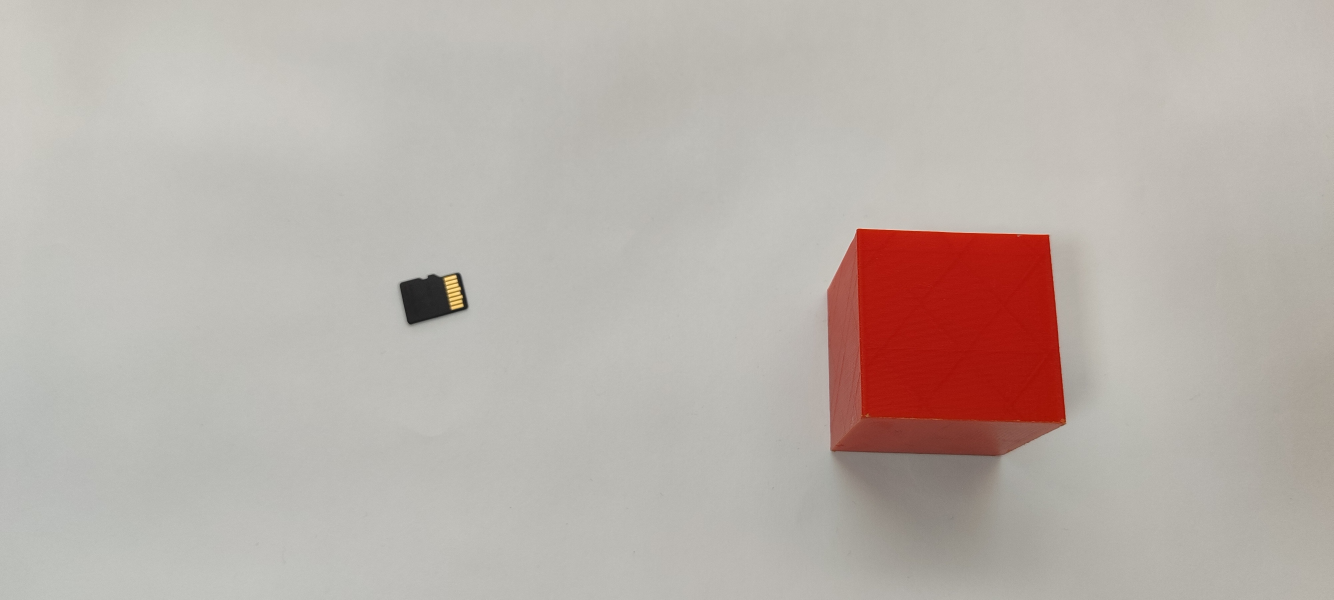
#> input picture 1/task2/images/IMG_20240823_174118.jpg, 4000 x 1800 px (shown at 1/3 size)
$ python -i eval.py   (imports and definitions only)
#> lines starting #> are read from the running program, lines starting #| are printed output that depends on the picture; after the words box and inside, x2 and y2 are one past the last pixel; in counts of white or black regions, pixels touching at a corner belong together
#> further down, picture is the input picture: shape (1800, 4000, 3); mean B, G, R 170.5, 176.5, 186.2
# -*- coding: utf-8 -*-
import cv2 as cv
import numpy as np
# TODO: Допишите импорт библиотек, которые собираетесь использовать

def f(x: int) -> int:
    if x > 255:
        return 255
    elif x < 0:
        return 0
    else:
        return x

def predict_ability_capture(img) -> bool:
    """
        Функция для определения возможности захватить груз.

        Входные данные: изображение (bgr), прочитано cv2.imread
        Выходные данные: True или False, в завимости от того, можно поместить объект в захват или нет

        Примеры вывода:
            True
            False
    """
    img = cv.resize(img, None ,fx=0.5, fy=0.5)

    # маска на широкий диапазон красного
    hsv_image = cv.cvtColor(img, cv.COLOR_BGR2HSV)
#> hsv_image: shape (900, 2000, 3); mean H, S, V 22.4, 23.3, 186.5
    lower_red = np.array([0, 100, 100])
    upper_red = np.array([10, 255, 255])
    mask = cv.inRange(hsv_image, lower_red, upper_red)
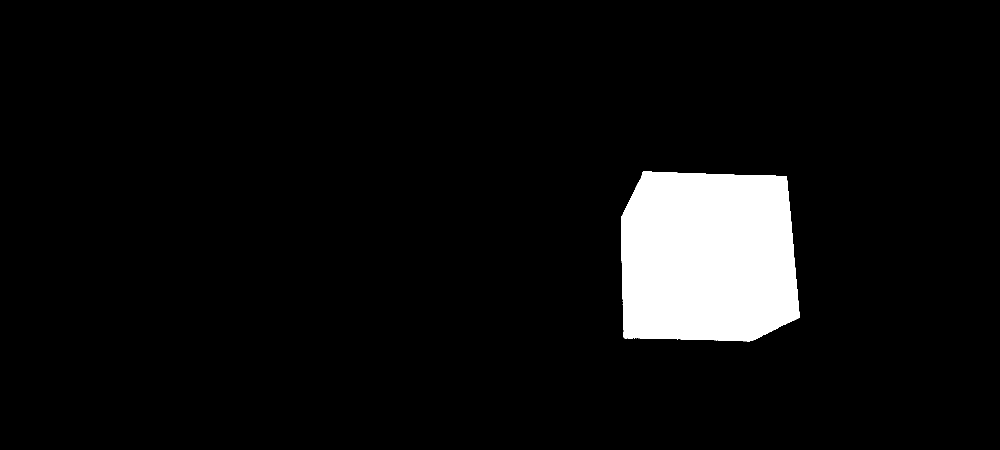
#> mask: shape (900, 2000) (shown at 1/2 size); 6.1% white; 1 white region
    # cv.imshow("mask_red", mask)

    # поиск контура куба
    contours, hierarchy = cv.findContours(mask, cv.RETR_EXTERNAL, cv.CHAIN_APPROX_SIMPLE)
#> contours = 1 contour; box (x1, y1, x2, y2) and area: (1242, 343, 1599, 684) 109641
    contours = sorted(contours, key=lambda x: cv.contourArea(x), reverse=True)
    contour = contours[0]
#> contour = contour of 335 points, box (x1, y1, x2, y2) (1242, 343, 1599, 684), area 109641
    BGRimage = cv.cvtColor(mask, cv.COLOR_GRAY2BGR)
#> BGRimage: shape (900, 2000, 3); 6.1% white; 1 white region, box (x1, y1, x2, y2) and area: (1242, 343, 1599, 684) 110268
    cv.drawContours(BGRimage, contour, -1, (0, 0, 255), 5)
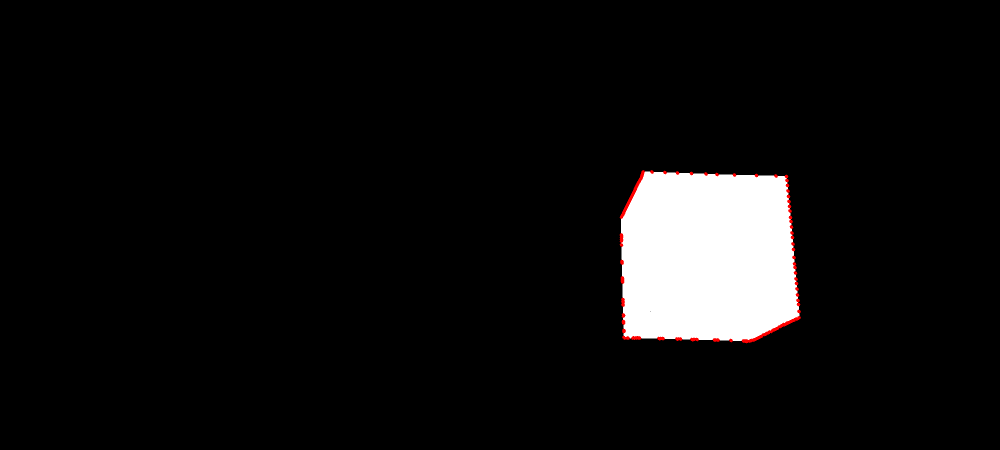
#> BGRimage: shape (900, 2000, 3) (shown at 1/2 size); mean B, G, R 15.3, 15.3, 15.9
    # cv.imshow('cub_contour', BGRimage)

    # ограничеваем куб в прямоугольник
    c = cv.approxPolyDP(contour, 3, True)
#> c = [[1285, 344], [1242, 434], [1249, 676], [1493, 683], [1509, 679], [1598, 635], [1572, 352]]
    boundRect = cv.boundingRect(c)
#> boundRect = (1242, 344, 357, 340)
    with_box = BGRimage
    cv.rectangle(with_box, (boundRect[0], boundRect[1]), (boundRect[0] + boundRect[2], boundRect[1] + boundRect[3]), (255, 0, 0), 5)
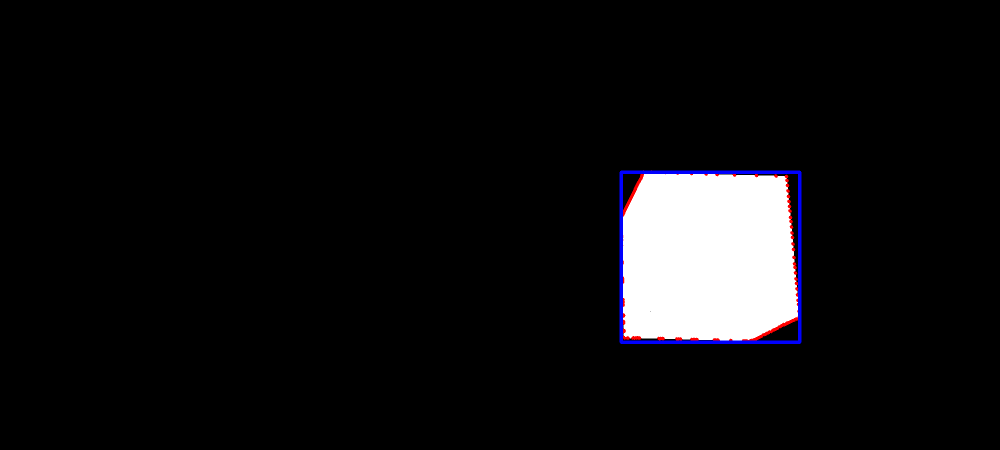
#> with_box: shape (900, 2000, 3) (shown at 1/2 size); 0.54% of pixels changed, all inside (x1, y1, x2, y2) = (1239, 341, 1603, 688)
    # cv.imshow("rectangle", with_box)

    # из центра прямоугольника находим нужный красный
    center = (boundRect[0] + boundRect[2] // 2, boundRect[1] + boundRect[3] // 2)
#> center = (1420, 514)
    with_center = BGRimage
    cv.circle(with_center, center, 2, (0, 255, 0), 3)
#> with_center: shape (900, 2000, 3); under 0.01% of pixels changed, all inside (x1, y1, x2, y2) = (1416, 510, 1425, 519)
    #cv.imshow("center", with_center)
    color = hsv_image[center[1]][center[0]]
#> color = [2, 241, 161]

    # сужаем диапазон красного, накладываем новую маску
    lower_red = np.array([f(color[0] - 1), f(color[1] - 10), f(color[2] - 10)])
#> lower_red = [1, 231, 151]
    upper_red = np.array([f(color[0] + 1), f(color[1] + 10), f(color[2] + 25)])
#> upper_red = [3, 251, 186]
    mask2 = cv.inRange(hsv_image, lower_red, upper_red)
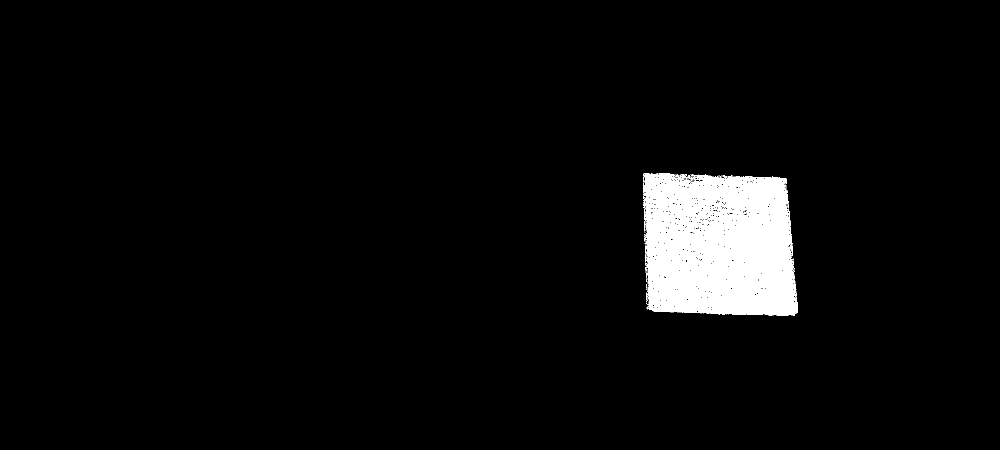
#> mask2: shape (900, 2000) (shown at 1/2 size); 3.7% white; 37 white regions (36 under 20 px)
    # cv.imshow("mask_red2", mask2)

    # находим новый контур, определяем размеры
    contours, hierarchy = cv.findContours(mask2, cv.RETR_EXTERNAL, cv.CHAIN_APPROX_SIMPLE)
#> contours = 37 contours, 36 with area under 20; largest, box (x1, y1, x2, y2) and area: (1286, 346, 1596, 632) 78810
    contours = sorted(contours, key=lambda x: cv.contourArea(x), reverse=True)
    contour = contours[0]
#> contour = contour of 1364 points, box (x1, y1, x2, y2) (1286, 346, 1596, 632), area 78810
    BGRimage = cv.cvtColor(mask2, cv.COLOR_GRAY2BGR)
#> BGRimage: shape (900, 2000, 3); 3.7% white; 37 white regions (36 under 20 px), largest, box (x1, y1, x2, y2) and area: (1286, 346, 1596, 632) 66007
    cv.drawContours(BGRimage, contour, -1, (0, 0, 255), 5)
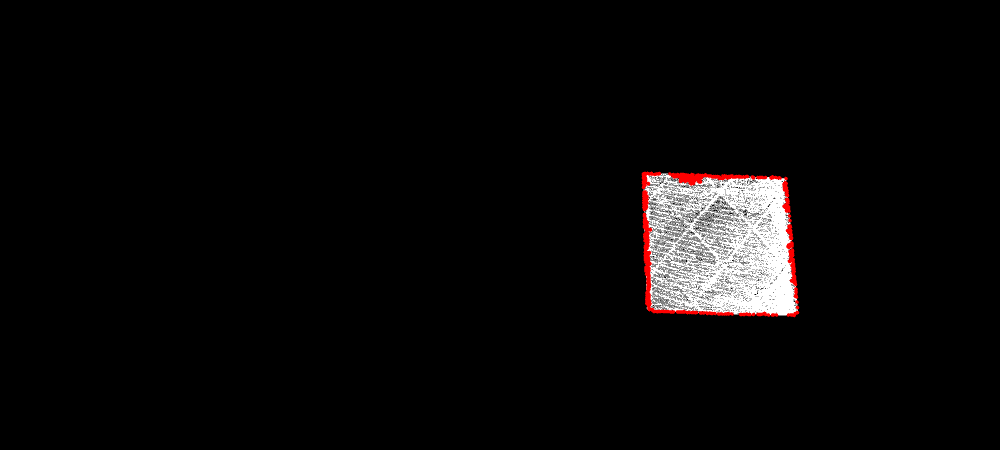
#> BGRimage: shape (900, 2000, 3) (shown at 1/2 size); mean B, G, R 8.7, 8.7, 10
    # cv.imshow('cub_contour', BGRimage)
    size = round(cv.arcLength(contour, True) / 4, 2)
#> size = 651.6
    # print("side:",size, "diametr:", (2 * size ** 2) ** 0.5)

    # отделяем тела от фона, убираем куб
    gray = cv.cvtColor(img, cv.COLOR_BGR2GRAY)
    _, mask_white = cv.threshold(gray, 120, 255, cv.THRESH_BINARY_INV)
#> mask_white: shape (900, 2000); 6.6% white; 195 white regions (191 under 20 px), largest, box (x1, y1, x2, y2) and area: (1241, 343, 1599, 712) 112645, (599, 409, 703, 488) 4917, (1399, 700, 1410, 711) 28, (1302, 693, 1313, 702) 27
    #cv.imshow("mask_without_white", mask_white)
    mask_inv = cv.bitwise_not(mask)
#> mask_inv: shape (900, 2000); 93.9% white; 1 black region
    img_1 = cv.bitwise_and(img, img, mask = mask_inv)
    img_2 = cv.bitwise_and(img_1, img_1, mask = mask_white)
    #cv.imshow("object", img_2)

    # убираем шумы
    #kernel = cv.getStructuringElement(cv.MORPH_ELLIPSE, (8, 8))
    img_2 = cv.cvtColor(img_2, cv.COLOR_BGR2GRAY)
#> img_2: shape (900, 2000)
    without_noize = img_2
    #= cv.morphologyEx(img_2, cv.MORPH_OPEN, kernel)
    # cv.imshow("clear", without_noize)

    # выделяем контур объекта
    smth = cv.cvtColor(without_noize, cv.COLOR_GRAY2BGR)
    contours2, hierarchy = cv.findContours(without_noize, cv.RETR_EXTERNAL, cv.CHAIN_APPROX_SIMPLE)
#> contours2 = 232 contours, 230 with area under 20; largest, box (x1, y1, x2, y2) and area: (599, 409, 703, 488) 5702, (1246, 646, 1509, 712) 2399
    contours2 = sorted(contours2, key=lambda x: cv.contourArea(x), reverse=True)
    contour = contours2[0]
#> contour = contour of 153 points, box (x1, y1, x2, y2) (599, 409, 703, 488), area 5702
    cv.drawContours(smth, contour, -1, (0, 0, 255), 5)
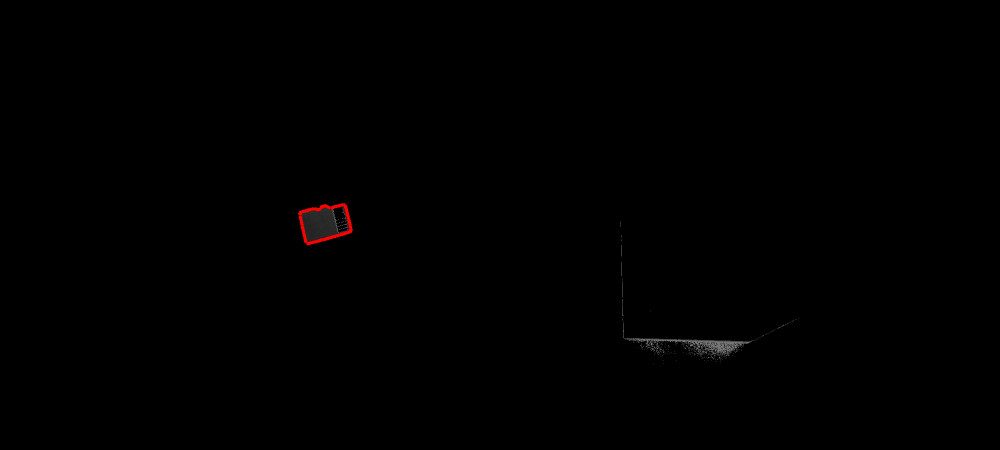
#> smth: shape (900, 2000, 3) (shown at 1/2 size); mean B, G, R 0.3, 0.3, 0.6
    # cv.imshow('contour', smth)

    # находим ограничивающий прямоугольник, считаем минимальный размер захвата
    c = cv.approxPolyDP(contour, 3, True)
#> c = contour of 9 points, box (x1, y1, x2, y2) (600, 409, 702, 488), area 5488
    boundRect = cv.boundingRect(c)
#> boundRect = (600, 409, 102, 79)
    with_box = smth
    cv.rectangle(with_box, (boundRect[0], boundRect[1]), (boundRect[0] + boundRect[2], boundRect[1] + boundRect[3]), (255, 0, 0), 5)
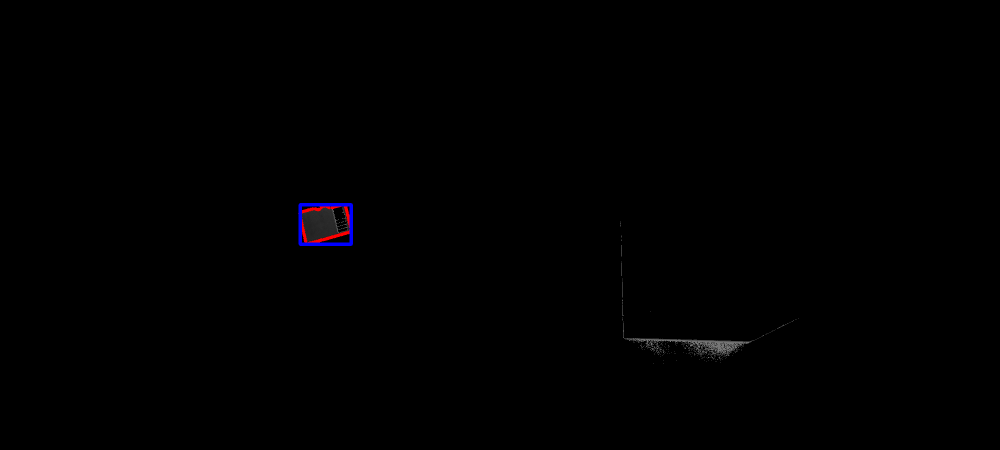
#> with_box: shape (900, 2000, 3) (shown at 1/2 size); 0.14% of pixels changed, all inside (x1, y1, x2, y2) = (597, 406, 706, 492)
    # cv.imshow("object_with_box", with_box)
    w, h = boundRect[2], boundRect[3]
#> w = 102; h = 79
    s = round((w ** 2 + h ** 2) ** 0.5, 2)
#> s = 129
    return s <= (2 * size ** 2) ** 0.5

>>> import cv2
>>> picture = cv2.imread('images/IMG_20240823_174118.jpg')
>>> result = predict_ability_capture(picture)
#> result = True

$ run again, on 1/task2/images/IMG_20240823_174144.jpg
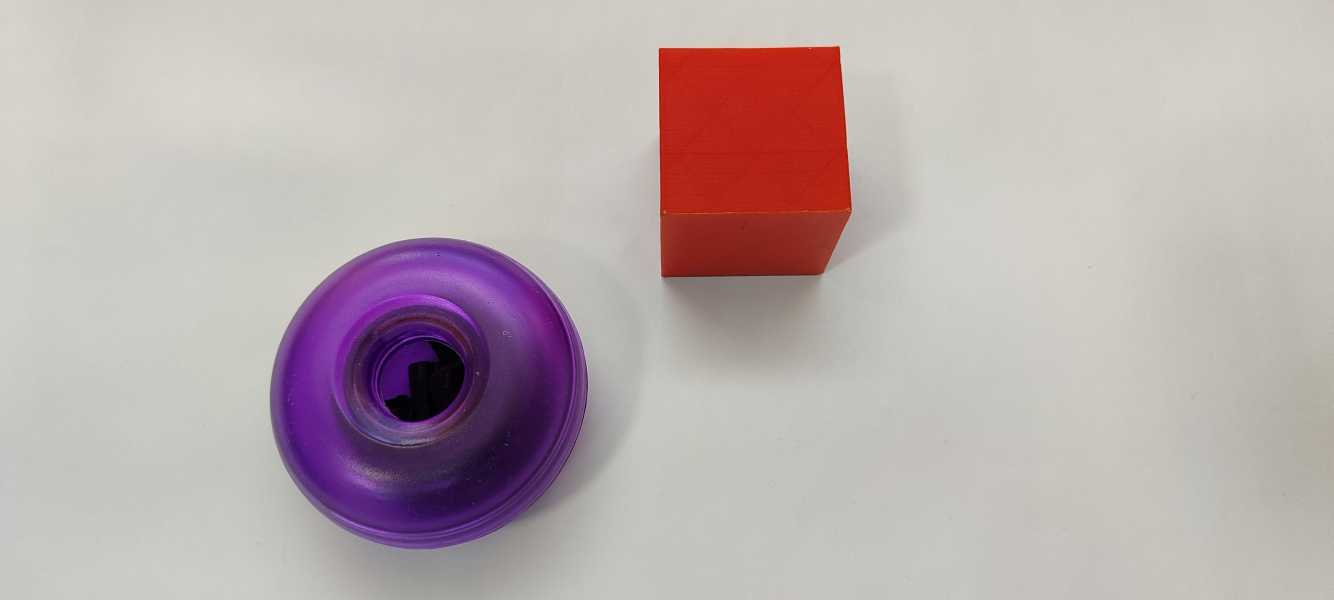
#> input picture 1/task2/images/IMG_20240823_174144.jpg, 4000 x 1800 px (shown at 1/3 size)
#> picture is the input picture: shape (1800, 4000, 3); mean B, G, R 173.8, 172.9, 185.9
#> hsv_image: shape (900, 2000, 3); mean H, S, V 35.2, 35.8, 188.5
#> in predict_ability_capture, `mask = cv.inRange(hsv_image, lower_red, upper_red)`:
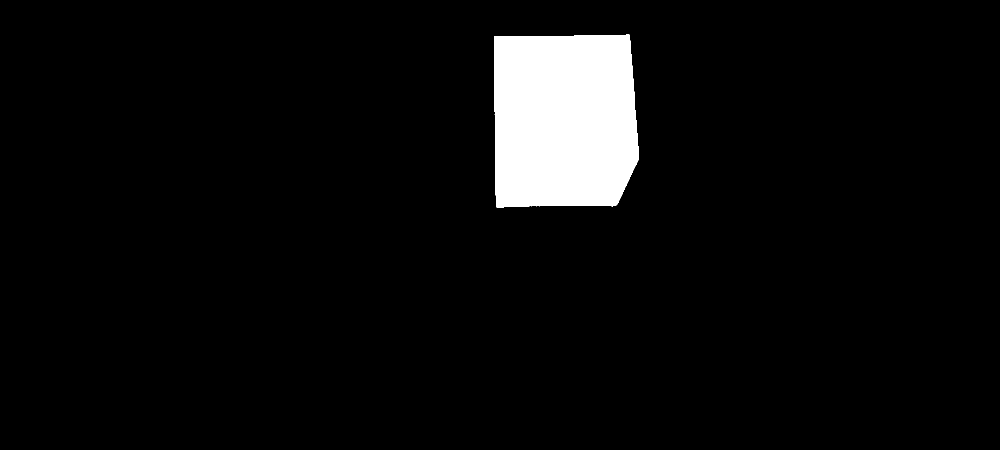
#> mask: shape (900, 2000) (shown at 1/2 size); 5.2% white; 1 white region
#> in predict_ability_capture, `contours, hierarchy = cv.findContours(mask, cv.RETR_EXTERNAL, cv.CHAIN..`: contours = 1 contour; box (x1, y1, x2, y2) and area: (988, 69, 1278, 416) 93428
#> in predict_ability_capture, `contour = contours[0]`: contour = contour of 194 points, box (x1, y1, x2, y2) (988, 69, 1278, 416), area 93428
#> in predict_ability_capture, `c = cv.approxPolyDP(contour, 3, True)`: c = [[1258, 69], [988, 73], [994, 415], [1058, 411], [1225, 412], [1235, 407], [1277, 318]]
#> in predict_ability_capture, `boundRect = cv.boundingRect(c)`: boundRect = (988, 69, 290, 347)
#> center = (1133, 242)
#> with_center: shape (900, 2000, 3); mean B, G, R 14.2, 13, 13.2
#> color = [2, 220, 177]
#> lower_red = [1, 210, 167]
#> upper_red = [3, 230, 202]
#> mask2: shape (900, 2000); 3.6% white; 11 white regions (10 under 20 px)
#> in predict_ability_capture, `contours, hierarchy = cv.findContours(mask2, cv.RETR_EXTERNAL, cv.CHAI..`: contours = 11 contours, 10 with area under 20; largest, box (x1, y1, x2, y2) and area: (989, 72, 1274, 320) 65420
#> in predict_ability_capture, `contour = contours[0]`: contour = contour of 616 points, box (x1, y1, x2, y2) (989, 72, 1274, 320), area 65420
#> size = 330
#> mask_white: shape (900, 2000); 14.9% white; 118 white regions (116 under 20 px), largest, box (x1, y1, x2, y2) and area: (405, 357, 882, 824) 172622, (988, 70, 1278, 435) 95064
#> mask_inv: shape (900, 2000); 94.8% white; 1 black region
#> contours2 = 74 contours, 72 with area under 20; largest, box (x1, y1, x2, y2) and area: (405, 357, 882, 824) 175194, (995, 411, 1223, 435) 1216
#> in predict_ability_capture, `contour = contours2[0]`: contour = contour of 991 points, box (x1, y1, x2, y2) (405, 357, 882, 824), area 175194
#> in predict_ability_capture, `c = cv.approxPolyDP(contour, 3, True)`: c = contour of 55 points, box (x1, y1, x2, y2) (405, 357, 880, 824), area 174862
#> in predict_ability_capture, `boundRect = cv.boundingRect(c)`: boundRect = (405, 357, 475, 467)
#> in predict_ability_capture, `cv.rectangle(with_box, (boundRect[0], boundRect[1]), (boundRect[0] + b..`:
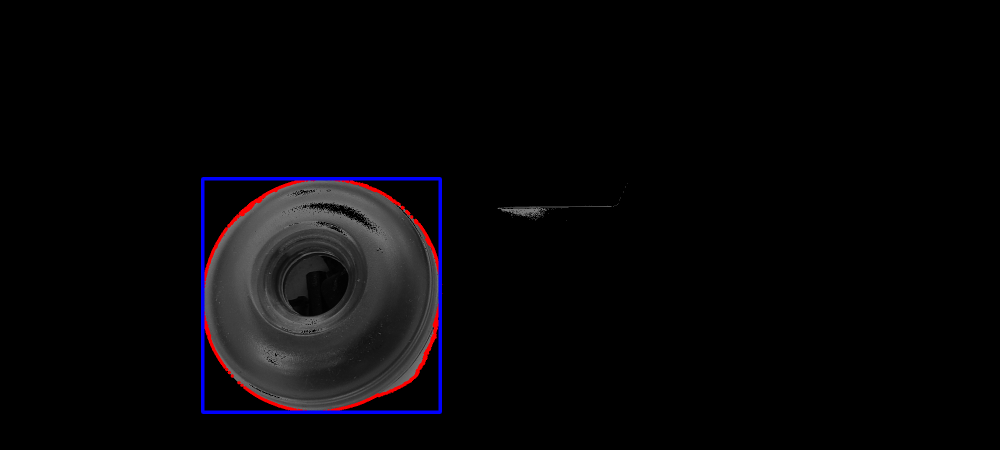
#> with_box: shape (900, 2000, 3) (shown at 1/2 size); mean B, G, R 7.7, 5.8, 6.9
#> w = 475; h = 467
#> s = 666.1
#> result = False
